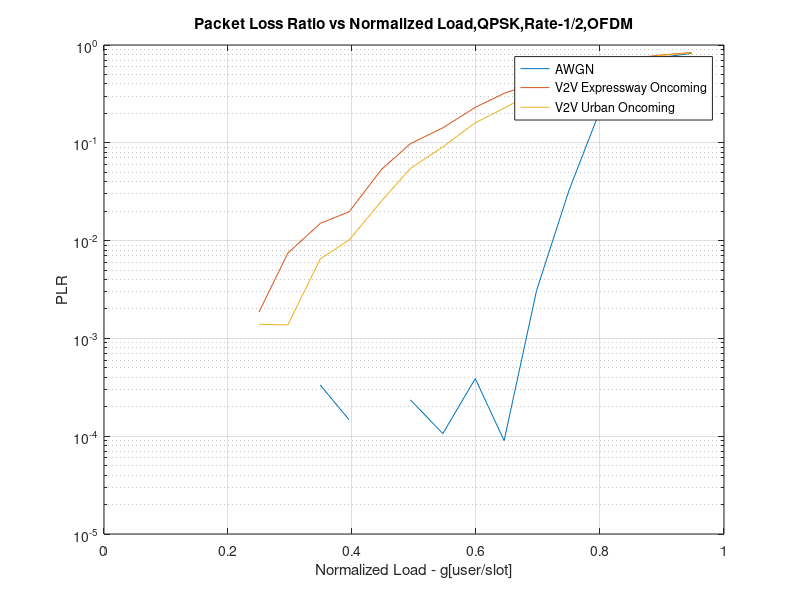

Write the MATLAB code that produced this figure.
clc;
clear;
close all;

%%

figure

%%
load('AWGNEbN015dB.mat');
semilogy(g,PLR);
hold on
%%
clear
load('V2Vc1EbN010dB.mat');
semilogy(g,PLR);
hold on
%%
load('V2Vc2EbN010dB.mat');
semilogy(g,PLR);
hold on

%%
% Plot the estimated PER
grid on;
legend('AWGN','V2V Expressway Oncoming','V2V Urban Oncoming','location','best');
xlabel('Normalized Load - g[user/slot]');
ylabel('PLR');
title('Packet Loss Ratio vs Normalized Load,QPSK,Rate-1/2,OFDM');
%%

% print('-deps','-r600','FinalSIC.eps')
